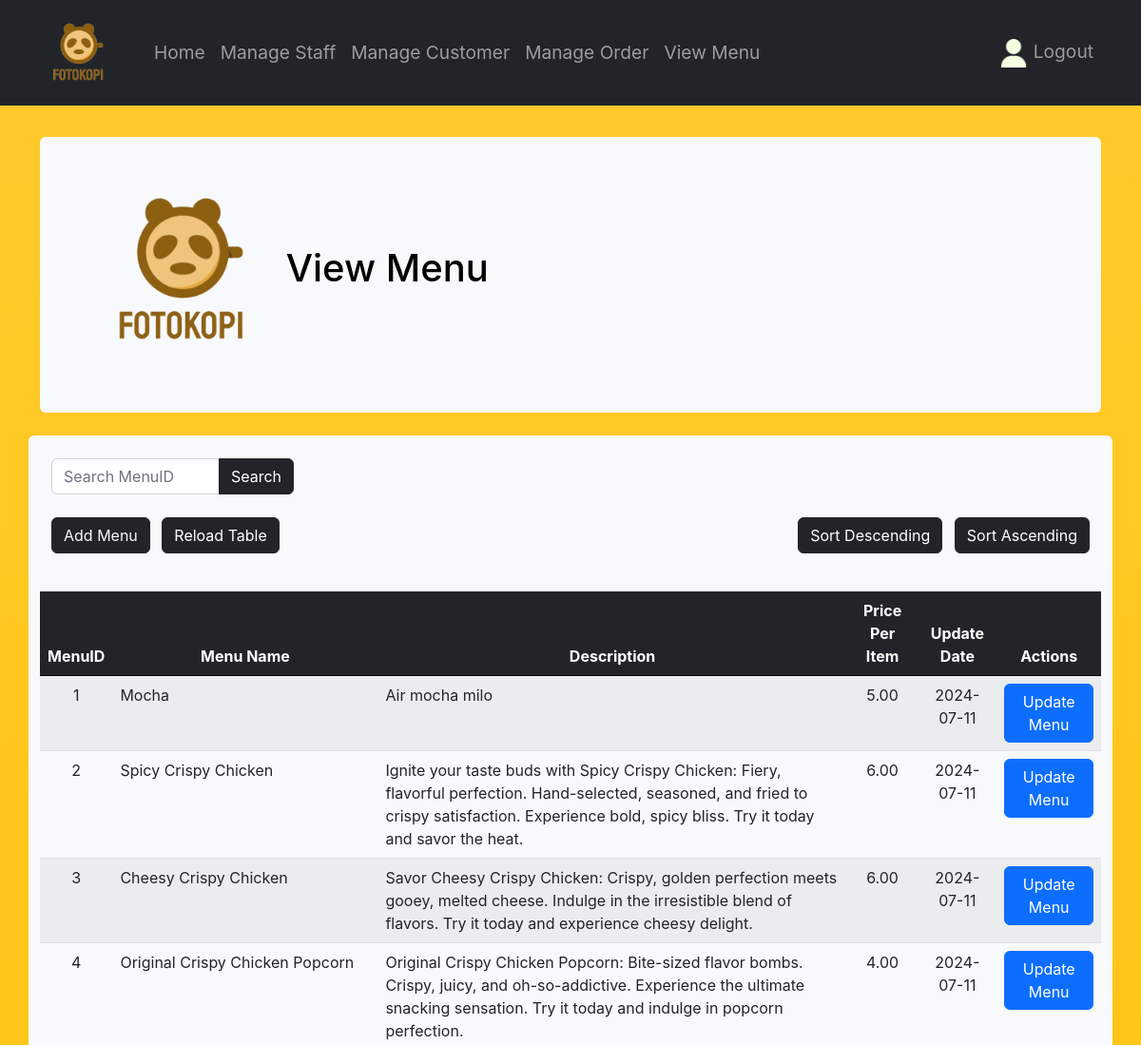
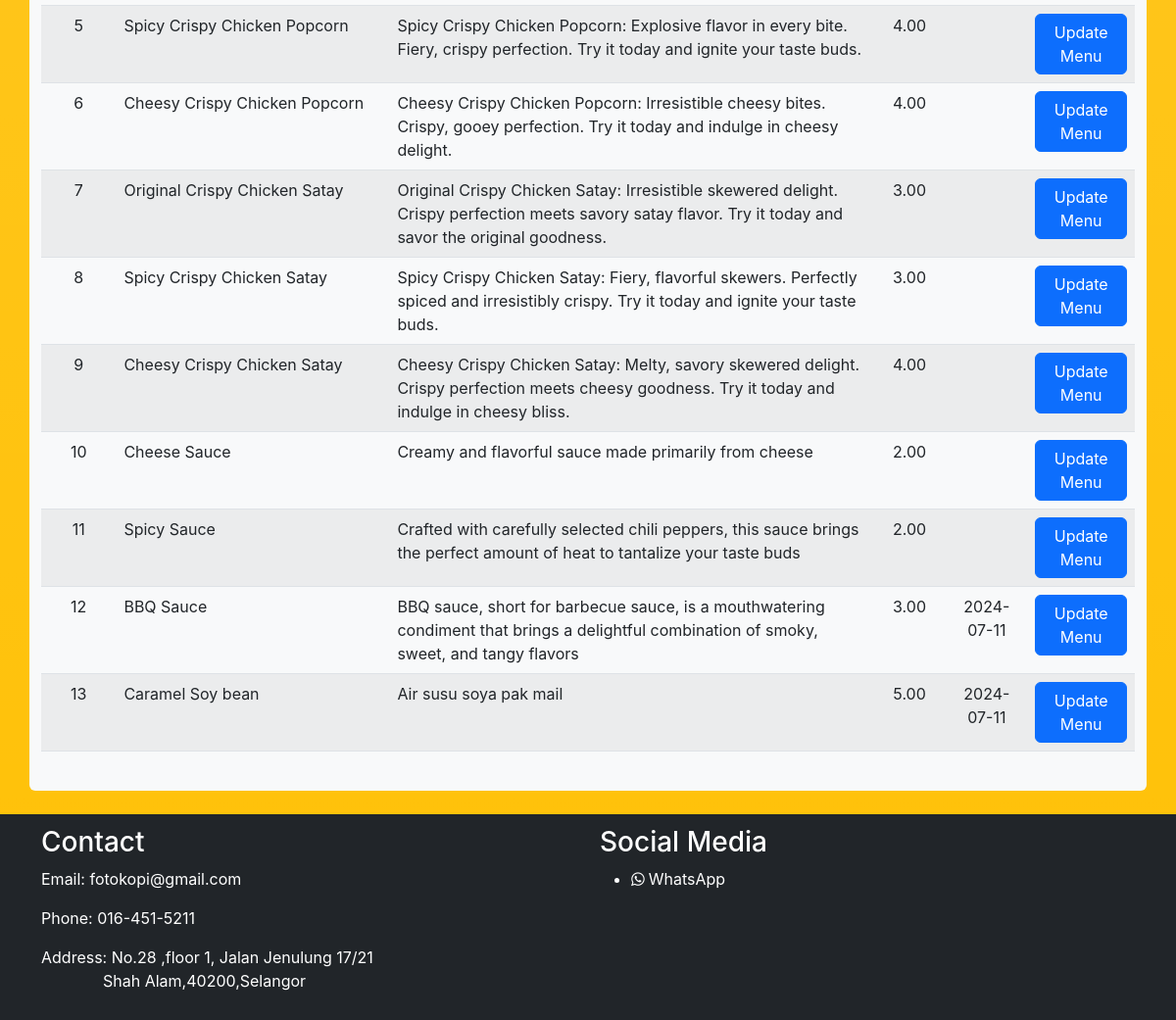
/Fotokopi/Staff_Page/menuView.php, run on the app's committed database (2 pictures, top to bottom).
### tables this page shows
CREATE TABLE `menu` (
  `foodID` int(11) NOT NULL,
  `foodName` varchar(255) NOT NULL,
  `foodDetails` varchar(255) NOT NULL,
  `foodPrice` decimal(10,2) NOT NULL,
  `menuPic` text DEFAULT NULL,
  `updateDate` date DEFAULT NULL,
  `typeName` varchar(25) DEFAULT NULL
);

### Fotokopi/Staff_Page/menuView.php (the view, shortened to what this page needs)
<?php include('partials/menu.php'); ?>
<div class="container mt-3">
    <div class="mt-4 p-5 bg-light text-bg-light rounded">
        <h1>
            <img src="../pic/Logo.png" alt="Company Logo" width="200px">
            View Menu
        </h1>
    </div>
</div>
<br>
<div class="container bg-light rounded">
    <br>
    <div class="container">
        <form action="" method="post">
            <div class="row">
                <div class="col-md-3">
                    <div class="input-group">
                        <input type="text" name="foodID" class="form-control" placeholder="Search MenuID">
                        <button class="btn btn-dark" name="search" type="submit">Search</button>
                    </div>
                </div>
            </div>
        </form>
    </div>
    <br>
    <div class="container">
        <div class="d-flex justify-content-between align-items-center mb-3">
            <div>
                <a href="addMenu.php" class="btn btn-dark text-light me-2">Add Menu</a>
                <a href="updatePrice.php" class="btn btn-dark">Reload Table</a>
            </div>
            <div>
                <button class="btn btn-dark me-2" onclick="sortTable(false)">Sort Descending</button>
                <button class="btn btn-dark" onclick="sortTable(true)">Sort Ascending</button>
            </div>
        </div>
    </div>
    <br>
    <table class="table table-striped">
        <thead class="table-dark">
            <tr>
                <th class="text-center">MenuID</th>
                <th class="text-center w-25">Menu Name</th>
                <th class="text-center">Description</th>
                <th class="text-center">Price Per Item</th>
                <th class="text-center">Update Date</th>
                <th class="text-center">Actions</th>
            </tr>
        </thead>
        <tbody>
            <?php
            if (isset($_POST['search'])) {
                $searchFoodID = $_POST['foodID'];
                $sql = "SELECT * FROM menu WHERE foodID = '$searchFoodID'";
            } else {
                $sql = "SELECT * FROM menu";
            }
            $res = mysqli_query($conn, $sql);
            if ($res && mysqli_num_rows($res) > 0) {
                while ($row = mysqli_fetch_assoc($res)) {
                    $foodID = $row['foodID'];
                    $foodName = $row['foodName'];
                    $description = $row['foodDetails'];
                    $pricePerItem = $row['foodPrice'];
                    $updateDate = $row['updateDate'];
                    ?>
                    <tr>
                        <td class="text-center"><?php echo $foodID; ?></td>
                        <td><?php echo $foodName; ?></td>
                        <td><?php echo $description; ?></td>
                        <td class="text-center"><?php echo $pricePerItem; ?></td>
                        <td class="text-center"><?php echo $updateDate; ?></td>
                        <td class="text-center">
                            <button type="button" class="btn btn-primary" data-bs-toggle="modal" data-bs-target="#updatePriceModal<?php echo $foodID; ?>">
                                Update Menu
                            </button>
                        </td>
                    </tr>
                    <?php
                }
            } else {
                ?>
                <tr>
                    <td colspan="6" class="text-center">No menu items found</td>
                </tr>
            <?php
            }
            ?>
        </tbody>
    </table>
    <br>
</div>
<br>
<?php include('partials/footer.php'); ?>

### Fotokopi/Staff_Page/partials/menu.php (shortened to what this page needs)
<!DOCTYPE html>
<html lang="en">
<head>
    <link rel="stylesheet" href="staff.css">
    <link href="https://cdn.jsdelivr.net/npm/bootstrap@5.2.3/dist/css/bootstrap.min.css" rel="stylesheet">
    <link rel="stylesheet" href="https://stackpath.bootstrapcdn.com/font-awesome/4.7.0/css/font-awesome.min.css">
</head>
<body class="bg-gradient bg-warning">
    <nav class="navbar navbar-expand-lg navbar-dark bg-dark fixed-top">
        <div class="container">
            <a class="navbar-brand" href="">
                <img class="navbar-brand logo-size logo-animation" src="../pic/Logo.png" alt="Logo" style="width: 80px;">
            </a>
            <div class="collapse navbar-collapse" id="navbarNav">
                <ul class="navbar-nav">
                    <li class="nav-item">
                        <a class="nav-link" href="index.php">Home</a>
                    </li>
                    <li class="nav-item">
                        <a class="nav-link" href="manageStaff.php">Manage Staff</a>
                    </li>
                    <li class="nav-item">
                        <a class="nav-link" href="manageCustomer.php">Manage Customer</a>
                    </li>
                    <li class="nav-item">
                        <a class="nav-link" href="manageOrder.php">Manage Order</a>
                    </li>
                    <li class="nav-item">
                        <a class="nav-link" href="menuView.php">View Menu</a>
                    </li>
                </ul>
                <ul class="navbar-nav ms-auto">
                    <li class="nav-item">
                        <a class="nav-link" href="logout.php">
                            <img class="logo-icon orange-logo" src="../pic/user.png" alt="Login" style="width: 30px;"> Logout
                        </a>
                    </li>
                </ul>
            </div>
        </div>
    </nav>
    <br><br><br><br><br>

### Fotokopi/Staff_Page/partials/footer.php
</body>
<footer class = "bg-dark">
    <div class="container">
        <div class="row">
            <div class="col">
                <h3>Contact</h3>
                <p>Email: fotokopi@gmail.com</p>
                <p>Phone: 016-451-5211</p>
                <p>Address: No.28 ,floor 1, Jalan Jenulung 17/21 <br>
                &nbsp;&nbsp;&nbsp;&nbsp;&nbsp;&nbsp;&nbsp;&nbsp;&nbsp;
                &nbsp;&nbsp;&nbsp;
                Shah Alam,40200,Selangor </p>
            </div>
            <div class="col">
                <h3>Social Media</h3>
                <ul>
                    <li>
                        <span class="fa fa-whatsapp">
                            <span class="titulo">
                                <a href="https://api.whatsapp.com/send?phone=164514211&text=Hi,can%20I%20order%20your%20food?">WhatsApp</a>
                            </span>
                        </span>
                    </li>
                </ul>
            </div>
        </div>
    </div>
</footer>
</html>

### Fotokopi/Staff_Page/staff.css (style rules this page uses)
.navbar-nav .nav-link { font-size: 1.2rem; transition: font-size 0.3s ease-in-out; }
.logo-animation { animation: rotateAnimation 0.5s; }
.orange-logo { filter: invert(100%) sepia(100%) saturate(200%) hue-rotate(20deg); }
* { margin: 0; padding: 0; font-family: -apple-system, BlinkMacSystemFont, 'Segoe UI', Roboto, Oxygen, Ubuntu, Cantarell, 'Open Sans', 'Helvetica Neue', sans-serif; }
footer { padding: 1%; color: white; text-decoration: none; }
footer ul li a { color: white; text-decoration: none; }
tr th { border-bottom: 1px solid black; padding: 1%; text-align: left; }
table tr td { padding: 1%; }

### data on the page
menu: foodID "1", foodName "Mocha", foodDetails "Air mocha milo", foodPrice "5.00", updateDate "2024-07-11"
menu: foodID "2", foodName "Spicy Crispy Chicken", foodDetails "Ignite your taste buds with Spicy Crispy Chicken: Fiery, flavorful perfection. Hand-selected, seasoned, and fried to crispy satisfaction. Experience bold, spicy bliss. Try it today and savor the heat.", foodPrice "6.00", updateDate "2024-07-11"
menu: foodID "3", foodName "Cheesy Crispy Chicken", foodDetails "Savor Cheesy Crispy Chicken: Crispy, golden perfection meets gooey, melted cheese. Indulge in the irresistible blend of flavors. Try it today and experience cheesy delight.", foodPrice "6.00", updateDate "2024-07-11"
menu: foodID "4", foodName "Original Crispy Chicken Popcorn", foodDetails "Original Crispy Chicken Popcorn: Bite-sized flavor bombs. Crispy, juicy, and oh-so-addictive. Experience the ultimate snacking sensation. Try it today and indulge in popcorn perfection.", foodPrice "4.00", updateDate "2024-07-11"
menu: foodID "5", foodName "Spicy Crispy Chicken Popcorn", foodDetails "Spicy Crispy Chicken Popcorn: Explosive flavor in every bite. Fiery, crispy perfection. Try it today and ignite your taste buds.", foodPrice "4.00"
menu: foodID "6", foodName "Cheesy Crispy Chicken Popcorn", foodDetails "Cheesy Crispy Chicken Popcorn: Irresistible cheesy bites. Crispy, gooey perfection. Try it today and indulge in cheesy delight.", foodPrice "4.00"
menu: foodID "7", foodName "Original Crispy Chicken Satay", foodDetails "Original Crispy Chicken Satay: Irresistible skewered delight. Crispy perfection meets savory satay flavor. Try it today and savor the original goodness.", foodPrice "3.00"
menu: foodID "8", foodName "Spicy Crispy Chicken Satay", foodDetails "Spicy Crispy Chicken Satay: Fiery, flavorful skewers. Perfectly spiced and irresistibly crispy. Try it today and ignite your taste buds.", foodPrice "3.00"
menu: foodID "9", foodName "Cheesy Crispy Chicken Satay", foodDetails "Cheesy Crispy Chicken Satay: Melty, savory skewered delight. Crispy perfection meets cheesy goodness. Try it today and indulge in cheesy bliss.", foodPrice "4.00"
menu: foodID "10", foodName "Cheese Sauce", foodDetails "Creamy and flavorful sauce made primarily from cheese", foodPrice "2.00"
menu: foodID "11", foodName "Spicy Sauce", foodDetails "Crafted with carefully selected chili peppers, this sauce brings the perfect amount of heat to tantalize your taste buds", foodPrice "2.00"
menu: foodID "12", foodName "BBQ Sauce", foodDetails "BBQ sauce, short for barbecue sauce, is a mouthwatering condiment that brings a delightful combination of smoky, sweet, and tangy flavors", foodPrice "3.00", updateDate "2024-07-11"
menu: foodID "13", foodName "Caramel Soy bean", foodDetails "Air susu soya pak mail", foodPrice "5.00", updateDate "2024-07-11"
